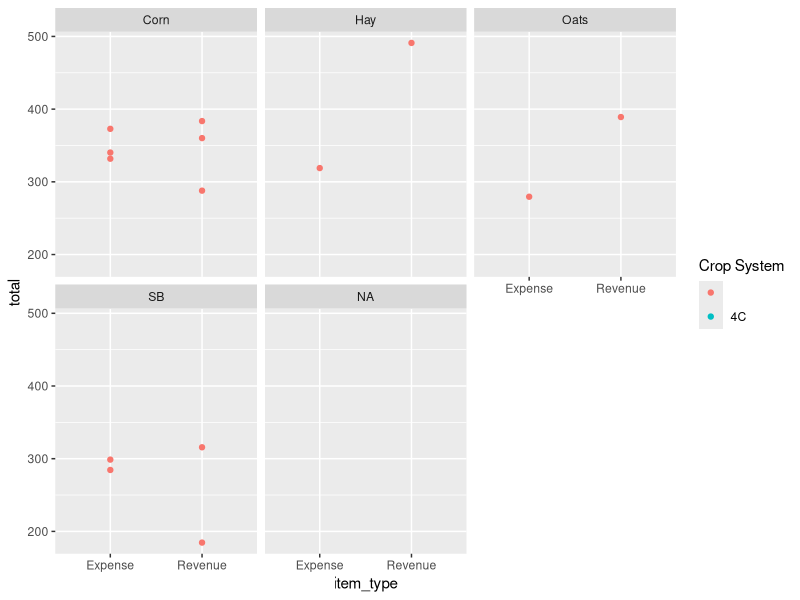
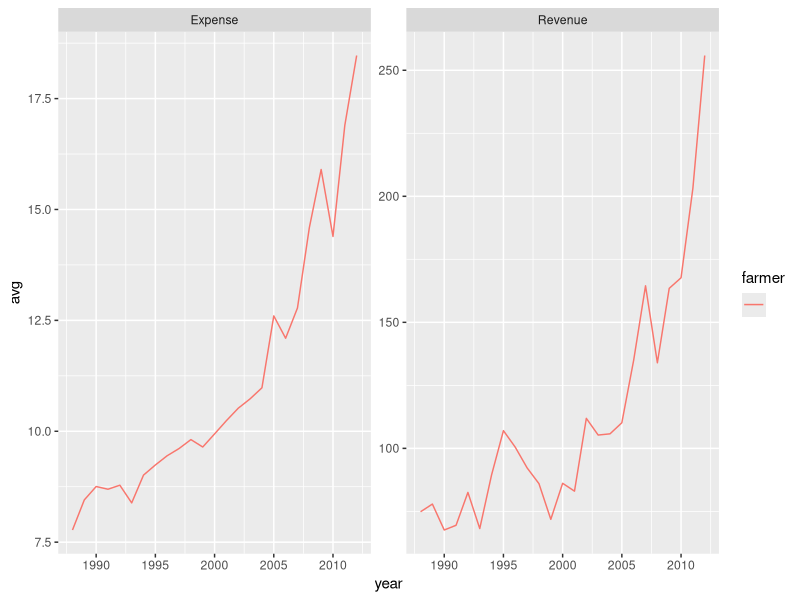
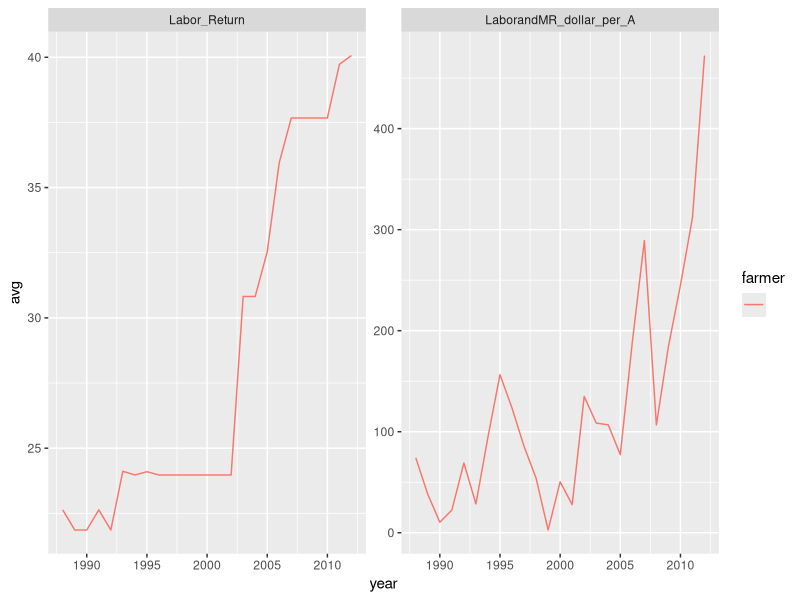
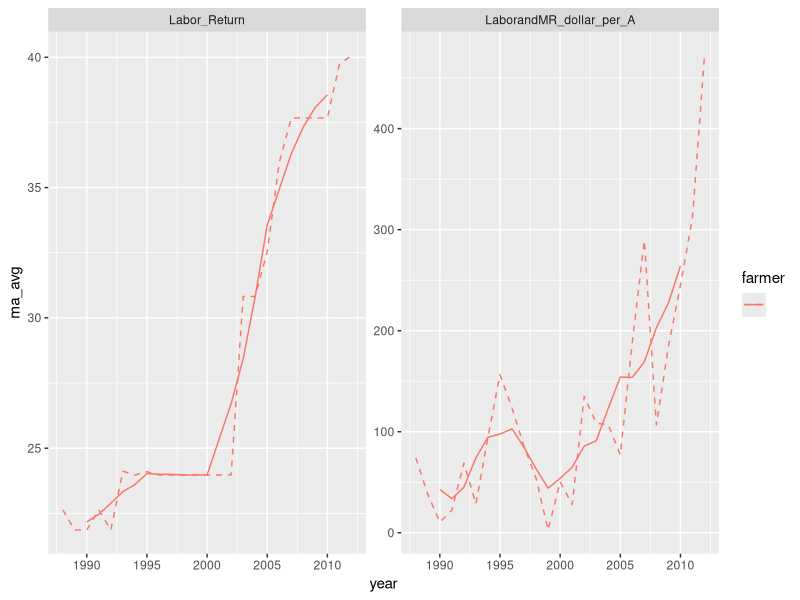
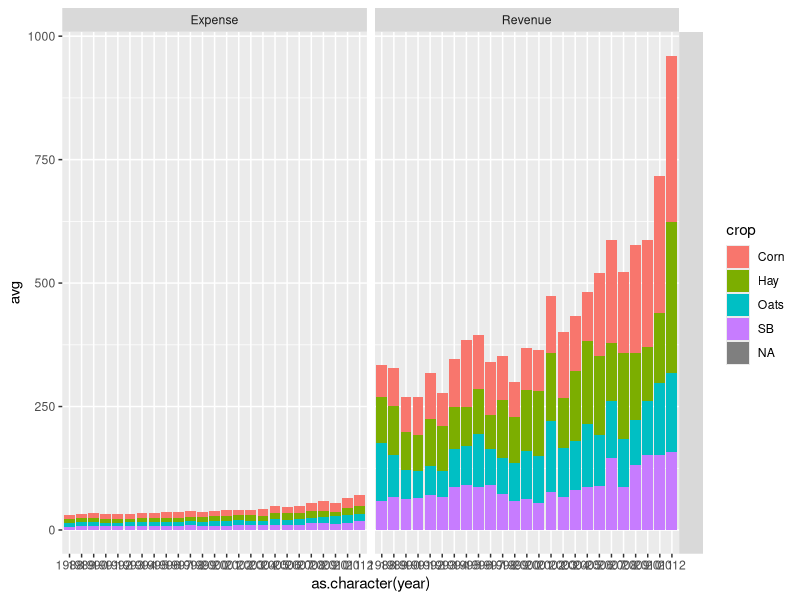

Recreate these plots in R, in order.
#pull in data
dat <- read.csv("data/PFI_clean.csv")
var <- read.csv("data/var_map.csv")

#libraries
library(ggplot2)
library(plyr)
library(reshape2)


dat_2000 <- subset(dat, year == 2000)
dat_2000.sum <- ddply(dat_2000, .(field_id, crop, item_type), summarise, avg=mean(value), total=sum(value))


##get rd of cd
dat$field_id <- gsub("CD", "", dat$field_id)

qplot(item_type, total, data=dat_2000.sum[-c(grep("Unit", dat_2000.sum$item_type), grep("Derived", dat_2000.sum$item_type)),], colour=substring(field_id, 1, nchar(as.character(field_id)) - 1)) + 
  facet_wrap(~crop) +
  scale_colour_discrete("Crop System")

rev_exp_compare <- ddply(subset(dat, item_type %in% c("Revenue", "Expense")), 
      .(year, substring(field_id, 1, nchar(as.character(field_id)) - 1), item_type),
      summarise,
      avg = mean(value, na.rm=TRUE))
names(rev_exp_compare)[2] <- "farmer"


ggplot(data=rev_exp_compare) +
  geom_line(aes(year, avg, group=farmer, colour=farmer)) + 
  facet_wrap(~item_type, scales="free_y")

return_compare <- ddply(subset(dat, item %in% c("LaborandMR_dollar_per_A", "Labor_Return")),
                        .(year, substring(field_id, 1, nchar(as.character(field_id)) - 1), item),
                        summarise,
                        avg=mean(value, na.rm=TRUE))
names(return_compare)[2] <- "farmer"
                        
ggplot(data=return_compare) +
  geom_line(aes(year, avg, group=farmer, colour=farmer)) +
  facet_wrap(~item, scales="free_y")


## Moving average -- 5 year
library(dplyr)
ma <- function(x,n=5){stats::filter(x,rep(1/n,n), sides=2)}

return_compare_filter <- return_compare %>% group_by(farmer, item) %>%
  mutate(ma_avg = ma(avg))

ggplot(data=return_compare_filter) +
  geom_line(aes(year, ma_avg, group=farmer, colour=farmer)) +
  geom_line(aes(year, avg, group=farmer, colour=farmer), lty=2) +
  facet_wrap(~item, scales="free_y")

## It seems like there is a stark difference in the rate of return post 2000. 
## Explore what that difference might be
dat$post_2000 <- dat$year >= 2000
dat$farmer <- with(dat, substring(field_id, 1, nchar(as.character(field_id)) - 1))

rev_exp_by_crop <- dat %>% filter(item_type %in% c("Revenue", "Expense")) %>%
  group_by(farmer, crop, item_type, year, post_2000) %>%
  summarise(avg = mean(value))

ggplot(rev_exp_by_crop) +
  geom_bar(aes(as.character(year), avg, fill=crop), position="stack", stat="identity") +
  facet_grid(farmer~item_type)

